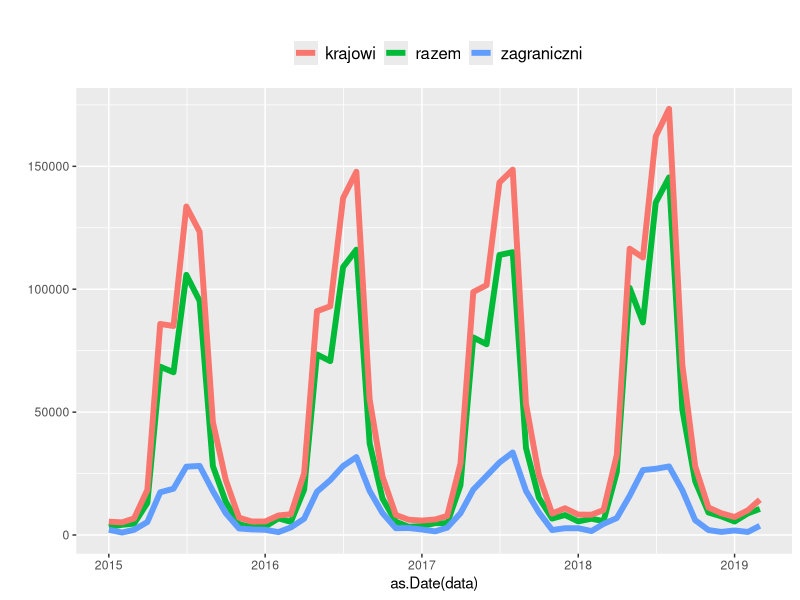

Source code (R):
library(ggplot2)
library(ggpubr)

d <- read.csv("MZM.csv", sep = ';',  header=T, na.string="NA");

d

p1 <- ggplot(d, aes(x = as.Date(data))) + 
 geom_line(aes(y = razem, colour = "razem"), size=2) + 
 geom_line(aes(y = krajowi, colour = "krajowi"), size=2) + 
 geom_line(aes(y = zagraniczni, colour = "zagraniczni"), size=2) + 
 ylab(label="") +
 labs(colour = "") +
 theme(legend.position="top") +
 ggtitle("") +
 theme(plot.title = element_text(hjust = 0.5)) +
 theme(legend.text=element_text(size=12));

p1
